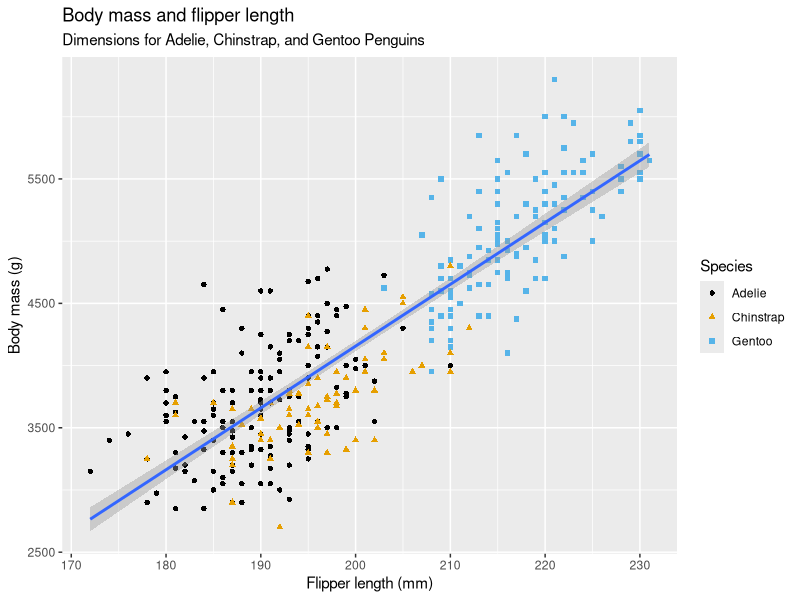
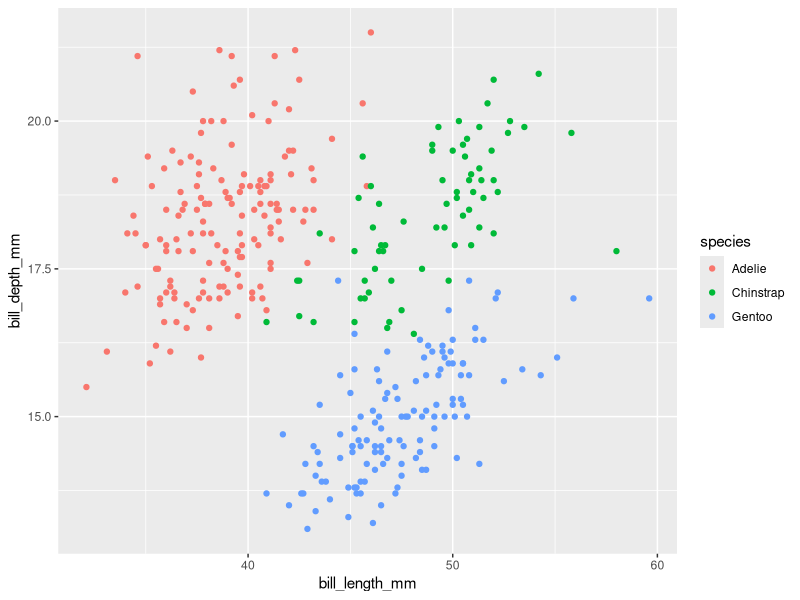
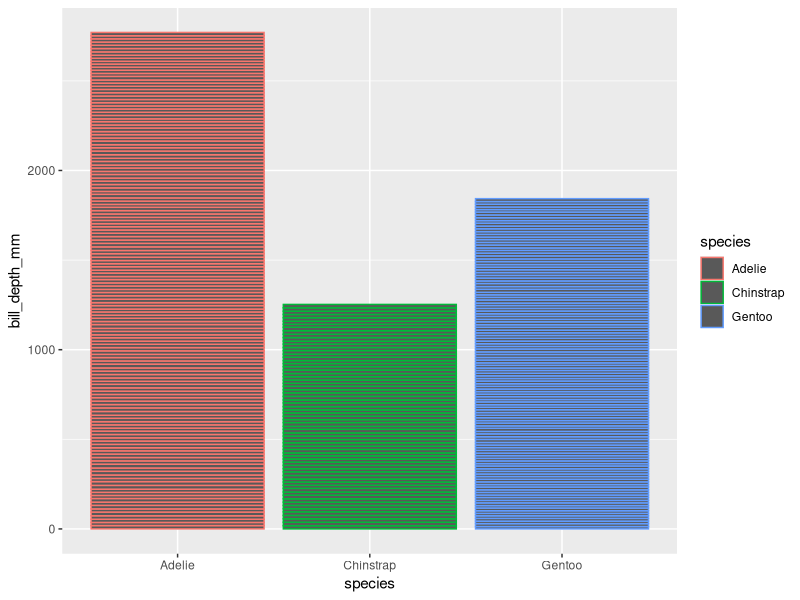
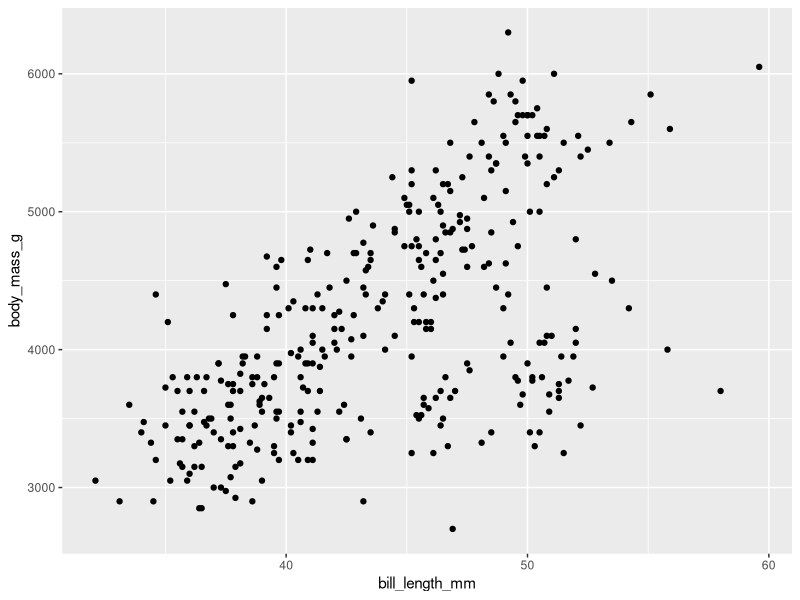
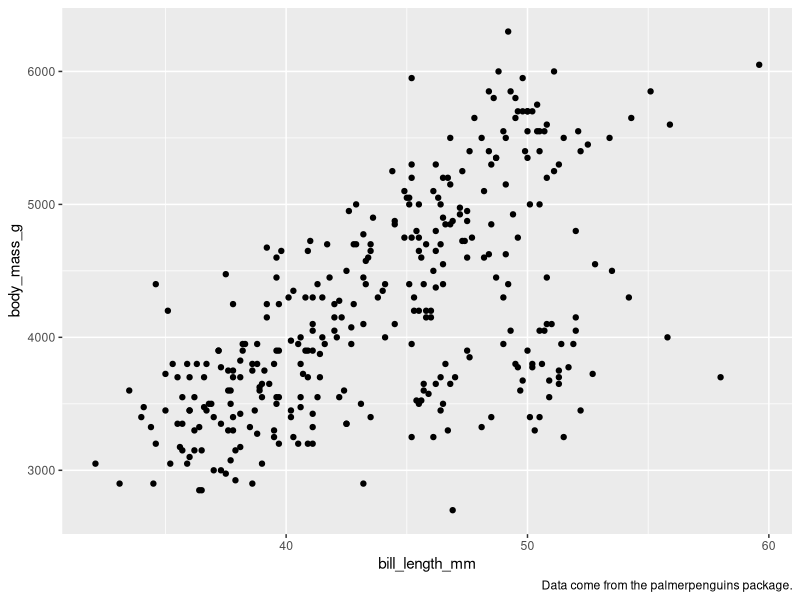
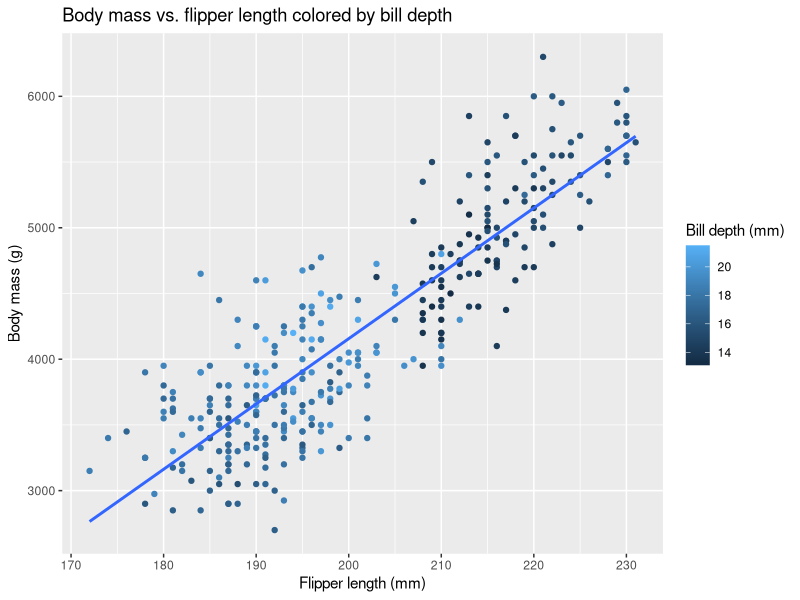
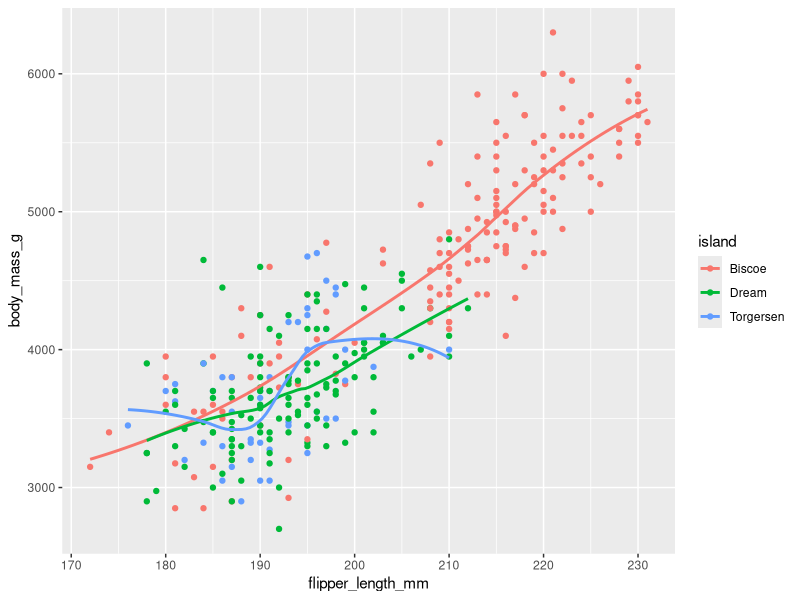
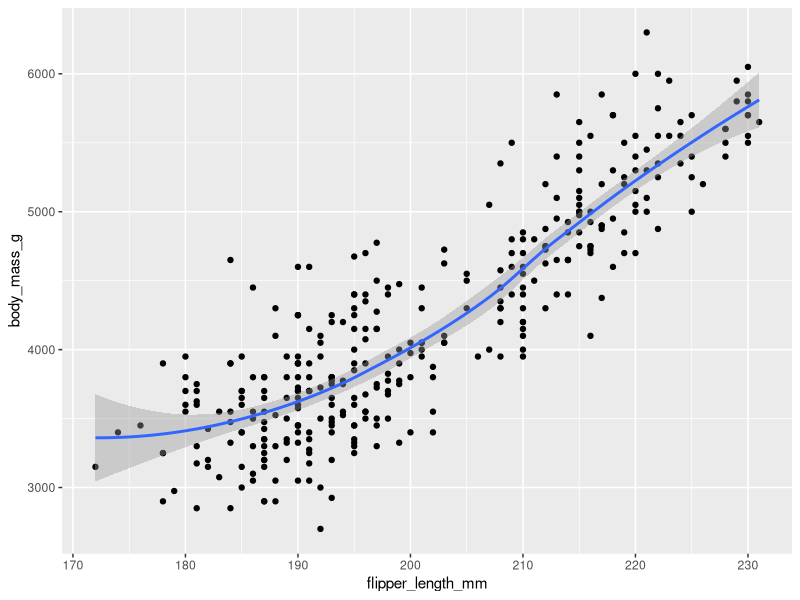

Here is the R script that generated these plots, in order:
## ---- chunk 1
library(ggplot2)
library(tidyverse)
library(palmerpenguins)
library(ggthemes)
## ---- chunk 2
penguins_plot = ggplot(
  data = penguins,
  mapping = aes(x = flipper_length_mm, y = body_mass_g)
) +
  geom_point(aes(color = species, shape = species)) +
  geom_smooth(method = "lm") +
  labs(
    title = "Body mass and flipper length",
    subtitle = "Dimensions for Adelie, Chinstrap, and Gentoo Penguins",
    x = "Flipper length (mm)", y = "Body mass (g)",
    color = "Species", shape = "Species"
  ) +
  scale_color_colorblind()
penguins_plot
## ---- chunk 3
nrow(penguins) #rows
ncol(penguins) #columns
## ---- chunk 4
?penguins
## ---- chunk 5
ggplot(
  data = penguins,
  mapping = aes(x = bill_length_mm, y = bill_depth_mm, color = species)
) +
  geom_point()
## ---- chunk 6
ggplot(
  data = penguins,
  mapping = aes(x = species, y = bill_depth_mm, color = species)
) +
  geom_col()
## ---- chunk 7
#ggplot(data = penguins) + 
#  geom_point()
## ---- chunk 8
ggplot(
  data = penguins,
  mapping = aes(x = bill_length_mm, y = body_mass_g)
) +
  geom_point(na.rm = TRUE)
## ---- chunk 9
ggplot(
  data = penguins,
  mapping = aes(x = bill_length_mm, y = body_mass_g)
) +
  geom_point(na.rm = TRUE) +
  labs(caption = "Data come from the palmerpenguins package.")
## ---- chunk 10
ggplot(data = penguins, aes(x = flipper_length_mm, y = body_mass_g, color = bill_depth_mm)) +
  geom_point() +
  geom_smooth(method = "lm", se = FALSE) +
  labs(title = "Body mass vs. flipper length colored by bill depth",
       x = "Flipper length (mm)",
       y = "Body mass (g)",
       color = "Bill depth (mm)")
## ---- chunk 11
ggplot(
  data = penguins,
  mapping = aes(x = flipper_length_mm, y = body_mass_g, color = island)
) +
  geom_point() +
  geom_smooth(se = FALSE)
## ---- chunk 12
ggplot(
  data = penguins,
  mapping = aes(x = flipper_length_mm, y = body_mass_g)
) +
  geom_point() +
  geom_smooth()

ggplot() +
  geom_point(
    data = penguins,
    mapping = aes(x = flipper_length_mm, y = body_mass_g)
  ) +
  geom_smooth(
    data = penguins,
    mapping = aes(x = flipper_length_mm, y = body_mass_g)
  )

## ---- chunk 13
ggplot(penguins, aes(y = species)) +
  geom_bar()
## ---- chunk 14
ggplot(penguins, aes(x = species)) +
  geom_bar(color = "red")

ggplot(penguins, aes(x = species)) +
  geom_bar(fill = "red")
## ---- chunk 15
ggplot(diamonds, aes(x = carat)) +
  geom_histogram(binwidth = 2)
## ---- chunk 16
ggplot(diamonds, aes(x = carat)) +
  geom_histogram(binwidth = 1)
## ---- chunk 17
ggplot(diamonds, aes(x = carat)) +
  geom_histogram(binwidth = .1)
## ---- chunk 18
ggplot(diamonds, aes(x = carat)) +
  geom_histogram(binwidth = .2)
## ---- chunk 19

## ---- chunk 20
?mpg
## ---- chunk 21
str(mpg)
## ---- chunk 22
ggplot(mpg, aes(x = displ, y = hwy)) +
  geom_point()
## ---- chunk 23
ggplot(mpg, aes(x = displ, y = hwy, color = cyl)) +
  geom_point()
## ---- chunk 24
ggplot(mpg, aes(x = displ, y = hwy, size = cyl)) +
  geom_point()
## ---- chunk 25
ggplot(mpg, aes(x = displ, y = hwy, size = cyl, color = cyl)) +
  geom_point()
## ---- chunk 26
ggplot(mpg, aes(x = displ, y = hwy, size = cyl, color = cyl, shape = trans)) +
  geom_point()
## ---- chunk 27
ggplot(mpg, aes(x = displ, y = hwy, linewidth = year)) +
  geom_point()
## ---- chunk 28
ggplot(penguins, aes(x = bill_depth_mm, y = bill_length_mm)) +
  geom_point(aes(color = species)) +
  facet_wrap(~species)

## ---- chunk 29
ggplot(
  data = penguins,
  mapping = aes(
    x = bill_length_mm, y = bill_depth_mm, 
    color = species, shape = species
  )
) +
  geom_point() +
  labs(color = "Species")
## ---- chunk 30
ggplot(
  data = penguins,
  mapping = aes(
    x = bill_length_mm, y = bill_depth_mm, 
    color = species, shape = species
  )
) +
  geom_point() +
  labs("Species")
## ---- chunk 31
ggplot(penguins, aes(x = island, fill = species)) +
  geom_bar(position = "fill")
## ---- chunk 32
ggplot(penguins, aes(x = species, fill = island)) +
  geom_bar(position = "fill")

## ---- chunk 33
ggplot(mpg, aes(x = class)) +
  geom_bar()
ggplot(mpg, aes(x = cty, y = hwy)) +
  geom_point()
ggsave("mpg-plot.png")
## ---- chunk 34
ggsave("mpg-plot.pdf")
